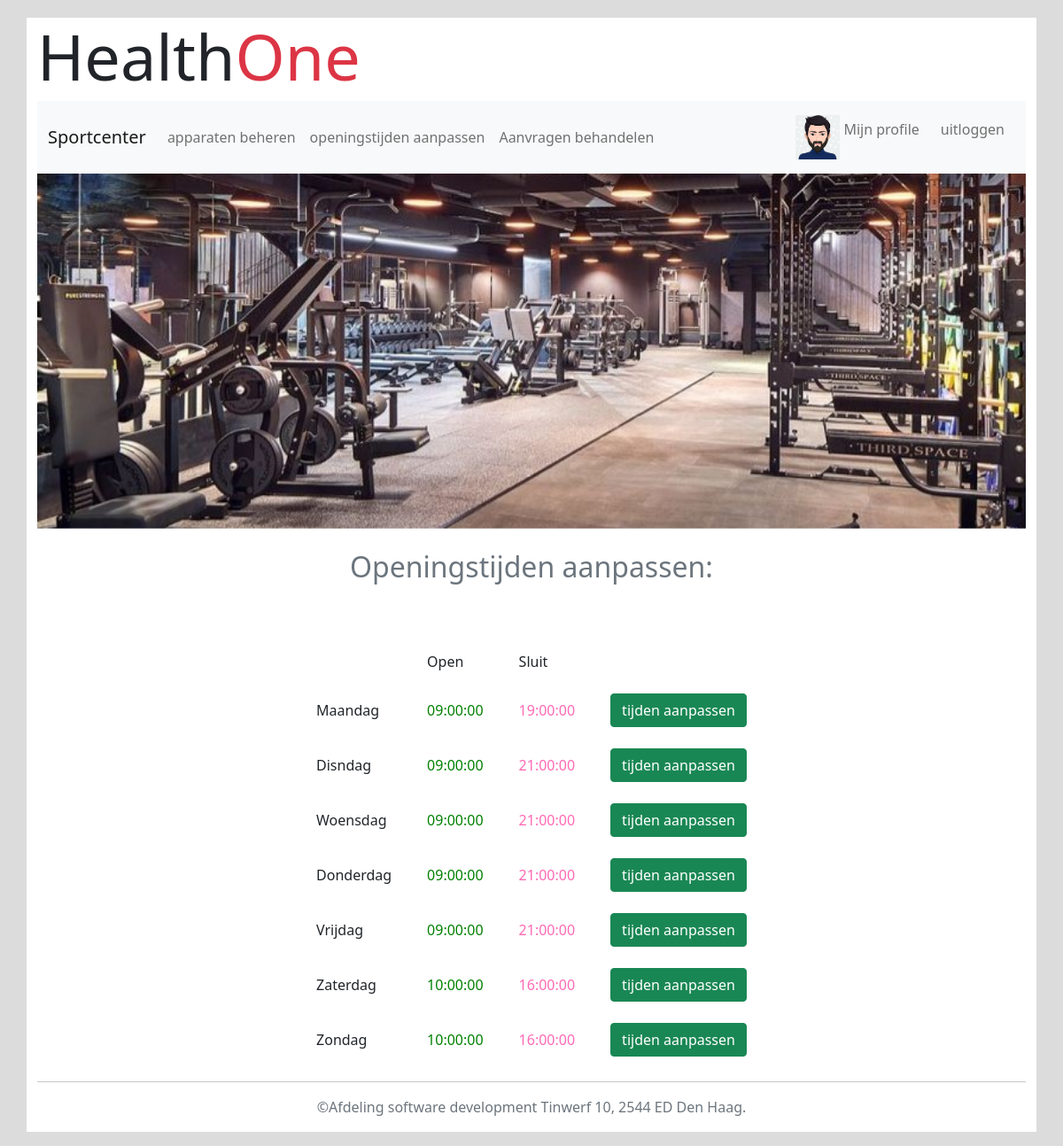
The page /admin/openingstijden-aanpassen (signed in) on the database its author committed.
### tables this page shows
CREATE TABLE `opening_times` (
  `id` int(11) NOT NULL,
  `day` varchar(255) NOT NULL,
  `opening` time NOT NULL,
  `closing` time NOT NULL
);

### Modules/OpeningTimes.php (called while the page is built, shortened)
<?php
require_once 'Database.php';
function getTimes(){
    try{
        global $pdo;
        $query=$pdo->prepare('SELECT * FROM opening_times');
        $query->execute();
        $openingTimes=$query->fetchAll(PDO::FETCH_CLASS);
        return $openingTimes;
    }
    catch (PDOException $e){
        echo $e->getMessege();
    }
}

### Templates/openingstijden-master-page.php (the view, shortened to what this page needs)
<!doctype html>
<html lang="en">
<head>
    <?php
    include_once ('../Templates/defaults/head.php');
    require_once ('../Modules/OpeningTimes.php');
    ?>
</head>
<body>
<div class="container">
    <?php
    include_once ('defaults/header.php');
    include_once ('defaults/adminpageMenu.php');
    include_once ('defaults/pictures.php');
    $times=getTimes();
    ?>
    <div class="container">
        <h2 class="text-center text-secondary py-2">Openingstijden aanpassen:</h2>
        <br>
        ?><br>
        <table>
            <tr>
                <td> </td>
                <td>Open</td>
                <td>Sluit</td>
            </tr>
            <?php
            foreach ($times as $time){
                echo"
                <tr>
                <td>$time->day</td>
                <td class='opening'>$time->opening</td>
                <td class='sluiten'>$time->closing</td>
                <td>
                <a class='btn btn-success' href='openingstijden-detail-page/$time->id'>tijden aanpassen</a>
                </td>
                </tr>
                ";
            }
            ?>
        </table>
    </div>
    <hr>
    <?php
    include ('../Templates/defaults/footer.php');
    ?>
</div>
</body>
</html>

### public/css/style.css (style rules this page uses)
body { background-color: gainsboro }
.container { background-color: white; }

### Templates/openingstijden-master-page.php (style rules this page uses)
table { display: flex; align-items: center; justify-content: center; flex-direction: column; }
tr, td { padding: 12px 20px; }
.opening { color:green; }
.sluiten { color: hotpink; }

### rows shown on the page
opening_times: day "Maandag", opening "09:00:00", closing "19:00:00"
opening_times: day "Disndag", opening "09:00:00", closing "21:00:00"
opening_times: day "Woensdag", opening "09:00:00", closing "21:00:00"
opening_times: day "Donderdag", opening "09:00:00", closing "21:00:00"
opening_times: day "Vrijdag", opening "09:00:00", closing "21:00:00"
opening_times: day "Zaterdag", opening "10:00:00", closing "16:00:00"
opening_times: day "Zondag", opening "10:00:00", closing "16:00:00"
